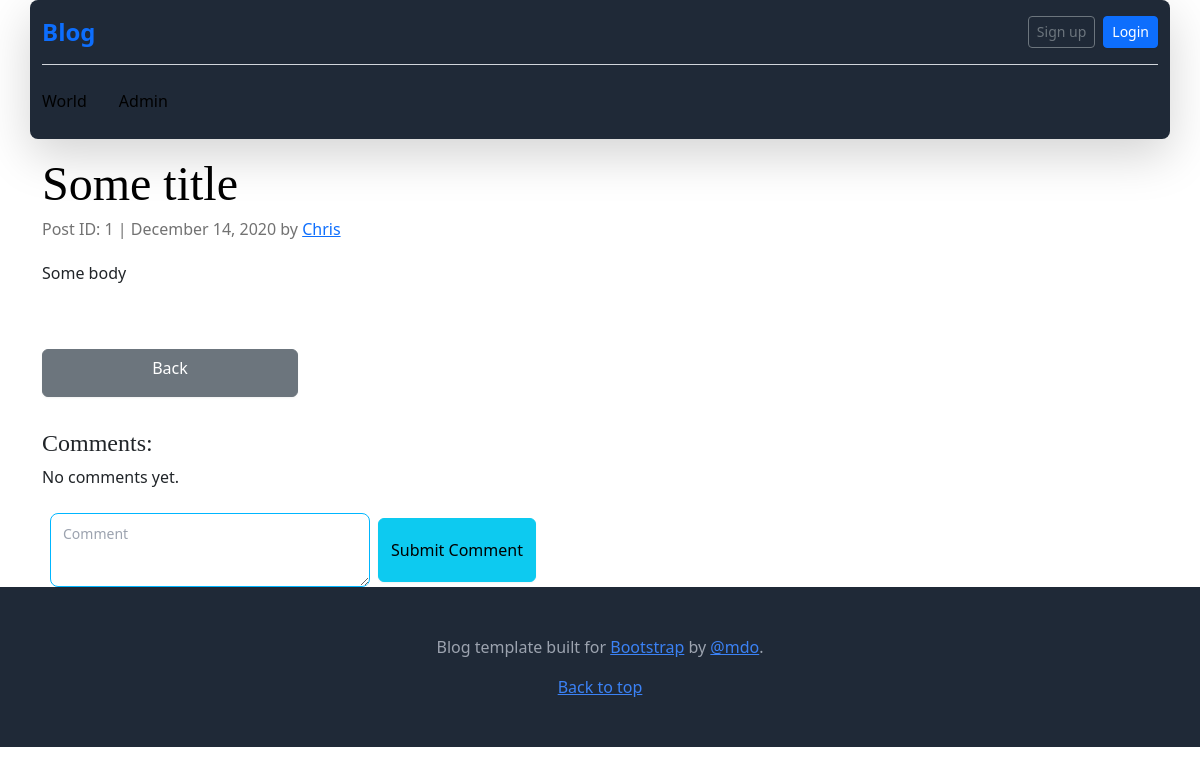
Before: /posts/show?id=1 with the older database file.
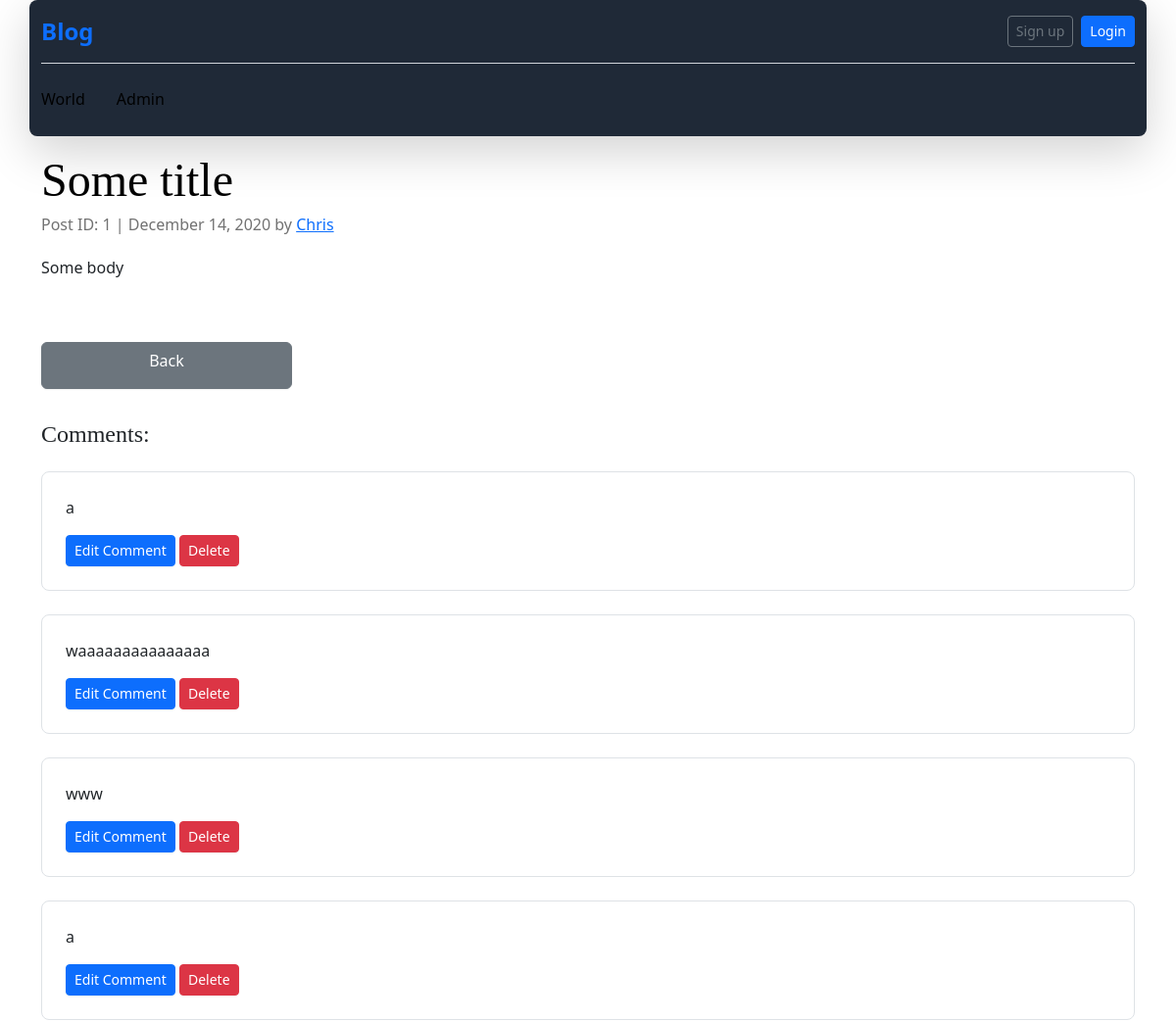
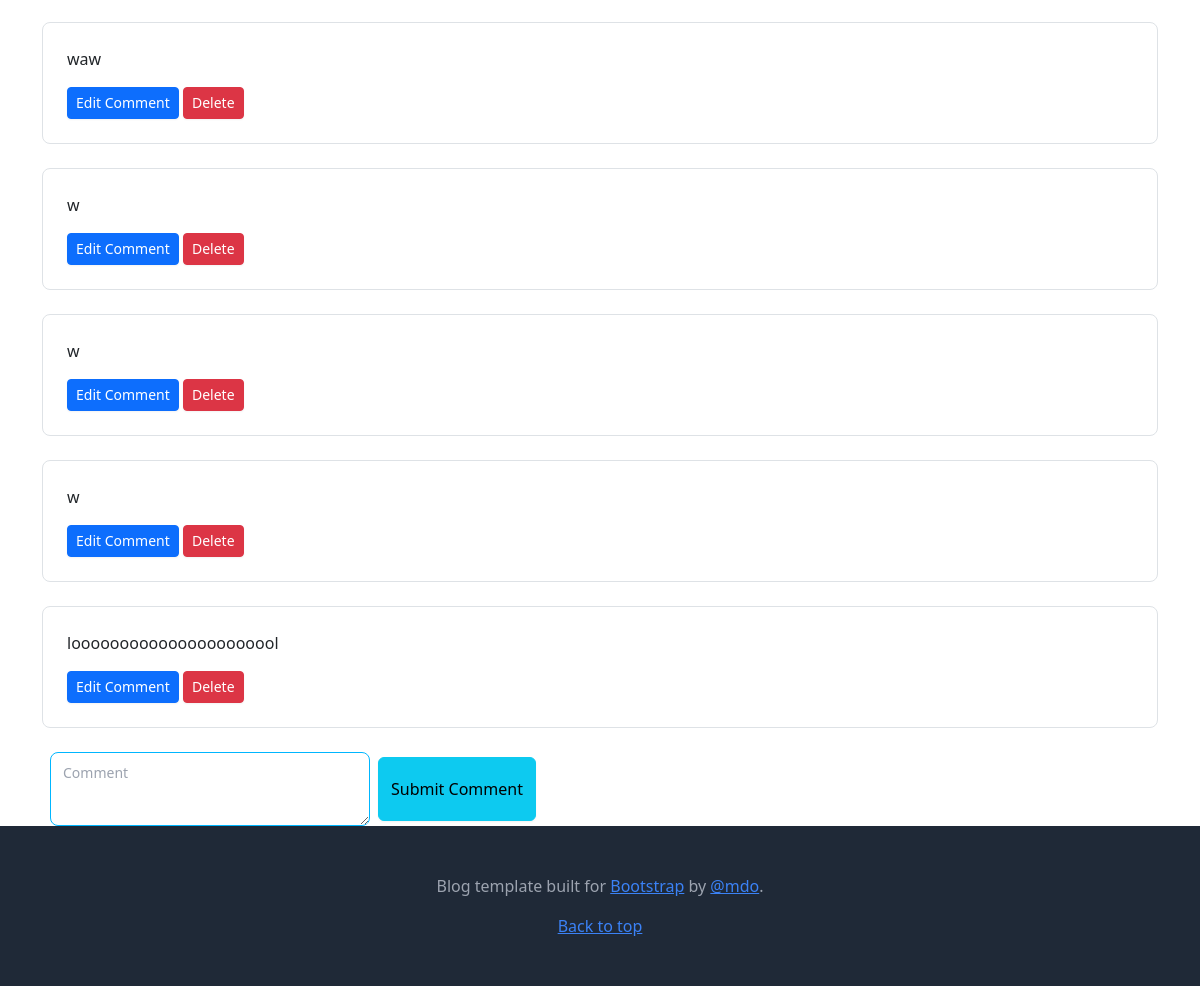
After: the same page with the newer database file (2 pictures, top to bottom).
### tables this page shows
CREATE TABLE comments (
    id INTEGER PRIMARY KEY AUTOINCREMENT,
    post_id INTEGER,
    body TEXT NOT NULL,
    created_at DATETIME DEFAULT CURRENT_TIMESTAMP,
    updated_at DATETIME DEFAULT CURRENT_TIMESTAMP,
    FOREIGN KEY (post_id) REFERENCES posts(id) ON DELETE CASCADE
);

### helpers.php (called while the page is built, shortened)
<?php
function view($viewName, $vars=[]){
    extract($vars);
    include __DIR__ . "/views/$viewName.php";
}

### src/Controllers/PostsController.php (called while the page is built, shortened)
<?php
class PostsController
{
    public function show(){
        $post = Post::find($_GET['id']);
        view('posts/show', compact('post'));
    }
}

### src/DB.php (called while the page is built, shortened)
<?php
class DB
{
    private $conn;
    public function __construct()
    {
        try {
            $this->conn = new PDO('sqlite:' . __DIR__ . '/../db.sqlite');
            $this->conn->setAttribute(PDO::ATTR_ERRMODE, PDO::ERRMODE_EXCEPTION);
        } catch (PDOException $e) {
            echo "Connection failed: " . $e->getMessage();
        }
    }
    public function find($table, $class, $id)
    {
        $stmt = $this->conn->prepare("SELECT * FROM $table WHERE id=:id");
        $stmt->execute(['id' => $id]);
        $stmt->setFetchMode(PDO::FETCH_CLASS, $class);
        return $stmt->fetch();
    }
    public function where($table, $class, $field, $value)
    {
        $stmt = $this->conn->prepare("SELECT * FROM $table WHERE $field=:value");
        $stmt->execute(['value' => $value]);
        $stmt->setFetchMode(PDO::FETCH_CLASS, $class);
        return $stmt->fetchAll();
    }
}

### src/Models/Model.php (called while the page is built, shortened)
<?php
class Model
{
    public static $table;
    public static function find($id) {
        $db = new DB();
        return $db->find(static::$table, static::class, $id);
    }
}

### src/Models/Post.php (called while the page is built, shortened)
<?php
class Post extends Model {
    public $id;
    public function comments() {
        $db = new DB();
        return $db->where('comments', Comment::class, 'post_id', $this->id);
    }
}

### views/posts/show.php (the view, shortened to what this page needs)
<main class="container">
    <article class="blog-post">
        <h2 class="display-5 link-body-emphasis mb-1"><?= $post->title ?></h2>
        <p class="blog-post-meta">Post ID: <?= $post->id ?> | December 14, 2020 by <a href="#">Chris</a></p>
        <p><?= $post->body ?></p>
    </article>
    <div class="mt-6">
    <a href="/" class="btn btn-secondary btn-wide rounded hover:bg-blue-600">Back</a>
    </div>
</main>
<section class="comments container mx-auto mt-8">
            <h4>Comments:</h4>
            <div class="commentList">
                <?php $comments = $post->comments(); ?>
                <?php if (count($comments) > 0): ?>
                    <?php foreach($comments as $comment): ?>
                        <div class="comment container mx-auto mt-4 p-4  border border-gray-300 rounded-lg">
                            <p><?=$comment->body?></p>
                            <a href="/comments/edit?id=<?= $comment->id ?>" class="btn btn-primary btn-sm">Edit Comment</a>
                            <a href="/posts/show/delete?id=<?= $comment->id ?>" class="btn btn-danger btn-sm" onclick="return confirm('Are you sure you want to delete this comment?')">Delete</a>
                        </div>
                    <?php endforeach; ?>
                <?php else: ?>
                    <p>No comments yet.</p>
                <?php endif; ?>
            </div>
    <form class="commentForm flex items-center align-left space-x-2 mt-4">
                <textarea name="body" required class="textarea textarea-ghost textarea-bordered textarea-info textarea-sm w-full max-w-xs" placeholder="Comment"></textarea>
                <button type="submit" class="btn btn-info btn-xs sm:btn-sm md:btn-md lg:btn-lg">Submit Comment</button>
            </form>
</section>

Changed rows visible on the page:
added comments: body "a"
added comments: body "waaaaaaaaaaaaaaa"
added comments: body "www"
added comments: body "a"
added comments: body "waw"
added comments: body "w"
added comments: body "w"
added comments: body "w"
added comments: body "loooooooooooooooooooool"
Other visible differences:
text no longer shown: "No comments yet."
